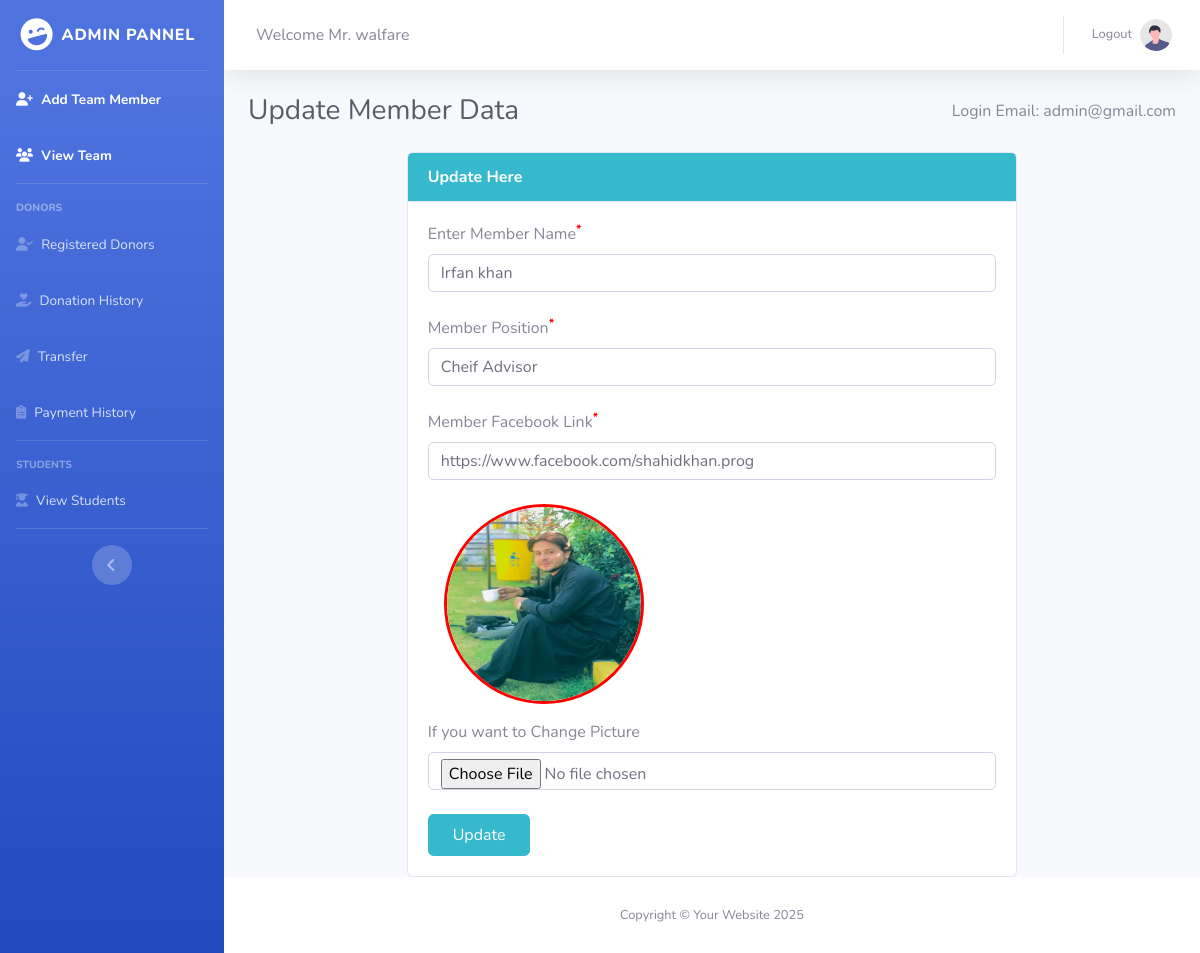
Page /Admin_pannel/Update_Member_Record.php?Member_ID=16 (signed in) on the committed database.
### tables this page shows
CREATE TABLE `our_teams` (
  `Member_ID` int(10) NOT NULL AUTO_INCREMENT,
  `Member_Name` varchar(250) DEFAULT NULL,
  `Member_Positions` varchar(250) DEFAULT NULL,
  `Member_Facebook_Link` varchar(500) DEFAULT NULL,
  `Member_Picture` varchar(250) DEFAULT NULL,
  PRIMARY KEY (`Member_ID`)
);

### Admin_pannel/Update_Member_Record.php (the view, shortened to what this page needs)
<?php
include './Admin_Header.php';
?>
<div class="d-sm-flex align-items-center justify-content-between mb-4 mx-4 ">
    <h1 class="h3 mb-0 text-gray-800">Update Member Data</h1>
    <span>Login Email: <?php echo $Admin_Gmail_from_ses; ?></span>
</div>
<div class="container">
    <div class="row">
        <div class="col-8 offset-2">
            <?php
            if (isset($_GET['Member_ID'])) {
                $MemberID = $_GET['Member_ID'];
                $select_th_record = "select * from our_teams where Member_ID = $MemberID";
                $select_th_record_run = mysqli_query($dblink, $select_th_record);
                $Member_old_data = mysqli_fetch_array($select_th_record_run);
            }
            ?>
            <div class="card">
                <div class="card-header bg-info">
                    <b style="color: white;"> Update Here</b>
                </div>
                <div class="card-body">
                    <form action="" method="post" enctype="multipart/form-data">
                        <div class="mb-4">
                            <label for="Member_Name" class="form-label">Enter Member Name<sup><b style="color: red;">*</b></sup></label>
                            <input type="text" class="form-control" id="Member_Name" name="Member_Name" placeholder="Member Name" value="<?php if (isset($_POST['Member_Name'])) {
                                                                                                                                                echo $MemberName;
                                                                                                                                            } else {
                                                                                                                                                echo $Member_old_data[1];
                                                                                                                                            } ?>">
                        </div>
                        <div class="mb-4">
                            <label for="Member_Position" class="form-label">Member Position<sup><b style="color: red;">*</b></sup></label>
                            <input type="Text" class="form-control" id="Member_Position" name="Member_Position" placeholder="Member Position" value="<?php if (isset($_POST['Member_Position'])) {
                                                                                                                                                            echo $MemberPosition;
                                                                                                                                                        } else {
                                                                                                                                                            echo $Member_old_data[2];
                                                                                                                                                        } ?>">
                        </div>
                        <div class="mb-4">
                            <label for="Member_Facebook_Link" class="form-label">Member Facebook Link<sup><b style="color: red;">*</b></sup></label>
                            <div class="input-group">
                                <input type="text" class="form-control" id="Member_Facebook_Link" name="Member_Facebook_Link" placeholder="https://www.facebook.com" value="<?php if (isset($_POST['Member_Facebook_Link'])) {
                                                                                                                                                                                echo $MemberFacebookLink;
                                                                                                                                                                            } else {
                                                                                                                                                                                echo $Member_old_data[3];
                                                                                                                                                                            } ?>">
                            </div>
                        </div>
                        <div>
                            <?php if ($Member_old_data[4]) { ?>
                                <img style="width: 200px; height: 200px; border-radius: 60%; border: 3px solid red;" src="./Pictures/Our_teams/<?php echo $Member_old_data[4]; ?>" class="mx-3" alt="ll">
                            <?php } ?>
                        </div>
                        <div class="mb-4 mt-3">
                            <label for="Member_Img" class="form-label">If you want to Change Picture</label>
                            <input type="file" class="form-control" id="Member_Img" name="Member_Img" accept="image/*">
                        </div>
                        <button class="btn btn-info px-4 py-2" name="Update_Record">Update</button>
                    </form>
                </div>
            </div>
        </div>
    </div>
</div>
<?php
include './Admin_Footer.php';
?>

### Admin_pannel/Admin_Header.php (shortened to what this page needs)
<?php
include '../Connection.php';
if (((isset($_SESSION["Session_Admin_Gmail"]) and isset($_SESSION["Session_Admin_Password"])))) {
    $Admin_Gmail_from_ses = $_SESSION["Session_Admin_Gmail"];
    $Admin_Password_from_ses = $_SESSION["Session_Admin_Password"];
    $select = "select * from admin where Admin_Gmail = '$Admin_Gmail_from_ses' and Admin_Password = '$Admin_Password_from_ses'";
    $run = mysqli_query($dblink, $select);
    $fetch = mysqli_fetch_array($run);
    $LoginAdminName = $fetch[1];
}
?>
<!DOCTYPE html>
<html lang="en">
<head>
    <link href="Assets/vendor/fontawesome-free/css/all.min.css" rel="stylesheet" type="text/css">
    <link href="Assets/css/sb-admin-2.min.css" rel="stylesheet">
    <link href="Assets/vendor/datatables/dataTables.bootstrap4.min.css" rel="stylesheet">
</head>
<body id="page-top">
    <div id="wrapper">
        <ul class="navbar-nav bg-gradient-primary sidebar sidebar-dark accordion" id="accordionSidebar">
            <a class="sidebar-brand d-flex align-items-center justify-content-center" href="./Dashboard.php">
                <div class="sidebar-brand-icon rotate-n-15">
                    <i class="fas fa-laugh-wink"></i>
                </div>
                <div class="sidebar-brand-text mx-2">Admin Pannel</div>
            </a>
            <hr class="sidebar-divider my-0">
            <li class="nav-item active">
                <a class="nav-link" href="./Add_Team_Member.php">
                    <i class="fas fa-user-plus"></i>
                    <span>Add Team Member</span></a>
            </li>
            <li class="nav-item active">
                <a class="nav-link" href="./View_Team.php">
                    <i class="fas fa-users"></i>
                    <span>View Team</span></a>
            </li>
            <hr class="sidebar-divider">
            <div class="sidebar-heading">
                Donors
            </div>
            <li class="nav-item">
                <a class="nav-link" href="./Registered_Donors.php">
                    <i class="fas fa-user-check"></i>
                    <span>Registered Donors</span></a>
            </li>
            <li class="nav-item">
                <a class="nav-link" href="./Donation_History.php">
                    <i class="fas fa-hand-holding-heart"></i>
                    <span>Donation History</span></a>
            </li>
            <li class="nav-item">
                <a class="nav-link" href="./Transfer.php">
                    <i class="fas fa-paper-plane"></i>
                    <span>Transfer</span></a>
            </li>
            <li class="nav-item">
                <a class="nav-link" href="./Payment_History.php">
                    <i class="fas fa-clipboard-list"></i>
                    <span>Payment History</span></a>
            </li>
            <hr class="sidebar-divider">
            <div class="sidebar-heading">
                Students
            </div>
            <li class="nav-item">
                <a class="nav-link" href="./View_Students.php">
                    <i class="fas fa-user-graduate"></i>
                    <span>View Students</span></a>
            </li>
            <hr class="sidebar-divider d-none d-md-block">
            <div class="text-center d-none d-md-inline">
                <button class="rounded-circle border-0" id="sidebarToggle"></button>
            </div>
        </ul>
        <div id="content-wrapper" class="d-flex flex-column">
            <div id="content">
                <nav class="navbar navbar-expand navbar-light bg-white topbar mb-4 static-top shadow">
                    <div class="d-none d-sm-inline-block form-inline mr-auto ml-md-3 my-2 my-md-0 mw-100 ">
                        <span>Welcome Mr. <?php echo $LoginAdminName; ?></span>
                    </div>
                    <ul class="navbar-nav ml-auto">
                        <li class="nav-item dropdown no-arrow">
                            <a class="nav-link dropdown-toggle" href="#" id="userDropdown" role="button" data-toggle="dropdown" aria-haspopup="true" aria-expanded="false">
                                <span class="mr-2 d-none d-lg-inline text-gray-600 small">Logout</span>
                                <img class="img-profile rounded-circle" src="Assets/img/undraw_profile.svg">
                            </a>
                        </li>
                    </ul>
                </nav>

### rows in the picture
our_teams: Member_Name "Irfan khan", Member_Position "Cheif Advisor", Member_Facebook_Link "https://www.facebook.com/shahidkhan.prog", Member_Picture (picture)

### other values in the picture
$LoginAdminName "walfare"
$Admin_Gmail_from_ses "admin@gmail.com"
